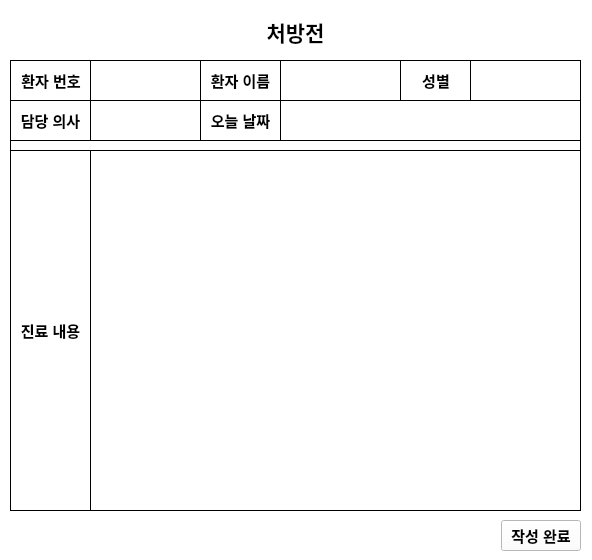
<?xml version="1.0" encoding="UTF-8"?>
<ui version="4.0">
 <class>Prescription</class>
 <widget class="QWidget" name="Prescription">
  <property name="geometry">
   <rect>
    <x>0</x>
    <y>0</y>
    <width>592</width>
    <height>560</height>
   </rect>
  </property>
  <property name="windowTitle">
   <string>Form</string>
  </property>
  <property name="styleSheet">
   <string notr="true">background-color: rgb(255, 255, 255);</string>
  </property>
  <widget class="QLabel" name="label_4">
   <property name="geometry">
    <rect>
     <x>10</x>
     <y>140</y>
     <width>571</width>
     <height>16</height>
    </rect>
   </property>
   <property name="styleSheet">
    <string notr="true">border-width: 1px;
border-style: solid;
border-radius: 0px;</string>
   </property>
   <property name="text">
    <string/>
   </property>
  </widget>
  <widget class="QWidget" name="layoutWidget">
   <property name="geometry">
    <rect>
     <x>10</x>
     <y>6</y>
     <width>571</width>
     <height>52</height>
    </rect>
   </property>
   <layout class="QGridLayout" name="gridLayout">
    <item row="2" column="0">
     <spacer name="verticalSpacer">
      <property name="orientation">
       <enum>Qt::Vertical</enum>
      </property>
      <property name="sizeType">
       <enum>QSizePolicy::Fixed</enum>
      </property>
      <property name="sizeHint" stdset="0">
       <size>
        <width>20</width>
        <height>10</height>
       </size>
      </property>
     </spacer>
    </item>
    <item row="1" column="0">
     <widget class="QLabel" name="label">
      <property name="font">
       <font>
        <pointsize>16</pointsize>
        <bold>true</bold>
       </font>
      </property>
      <property name="text">
       <string>처방전</string>
      </property>
      <property name="alignment">
       <set>Qt::AlignCenter</set>
      </property>
     </widget>
    </item>
    <item row="0" column="0">
     <spacer name="verticalSpacer_2">
      <property name="orientation">
       <enum>Qt::Vertical</enum>
      </property>
      <property name="sizeType">
       <enum>QSizePolicy::Fixed</enum>
      </property>
      <property name="sizeHint" stdset="0">
       <size>
        <width>20</width>
        <height>10</height>
       </size>
      </property>
     </spacer>
    </item>
   </layout>
  </widget>
  <widget class="QLabel" name="label_2">
   <property name="geometry">
    <rect>
     <x>10</x>
     <y>60</y>
     <width>82</width>
     <height>41</height>
    </rect>
   </property>
   <property name="font">
    <font>
     <pointsize>11</pointsize>
     <bold>true</bold>
    </font>
   </property>
   <property name="styleSheet">
    <string notr="true">border-width: 1px;
border-style: solid;
border-radius: 0px;</string>
   </property>
   <property name="text">
    <string>환자 번호</string>
   </property>
   <property name="alignment">
    <set>Qt::AlignCenter</set>
   </property>
   <property name="buddy">
    <cstring>PatientID</cstring>
   </property>
  </widget>
  <widget class="QLineEdit" name="PatientID">
   <property name="geometry">
    <rect>
     <x>90</x>
     <y>60</y>
     <width>112</width>
     <height>41</height>
    </rect>
   </property>
   <property name="font">
    <font>
     <pointsize>11</pointsize>
    </font>
   </property>
   <property name="styleSheet">
    <string notr="true">border-width: 1px;
border-style: solid;
border-radius: 0px;</string>
   </property>
   <property name="alignment">
    <set>Qt::AlignCenter</set>
   </property>
  </widget>
  <widget class="QLabel" name="label_3">
   <property name="geometry">
    <rect>
     <x>200</x>
     <y>60</y>
     <width>81</width>
     <height>41</height>
    </rect>
   </property>
   <property name="font">
    <font>
     <pointsize>11</pointsize>
     <bold>true</bold>
    </font>
   </property>
   <property name="styleSheet">
    <string notr="true">border-width: 1px;
border-style: solid;
border-radius: 0px;</string>
   </property>
   <property name="text">
    <string>환자 이름</string>
   </property>
   <property name="alignment">
    <set>Qt::AlignCenter</set>
   </property>
   <property name="buddy">
    <cstring>PatientName</cstring>
   </property>
  </widget>
  <widget class="QLineEdit" name="PatientName">
   <property name="geometry">
    <rect>
     <x>280</x>
     <y>60</y>
     <width>121</width>
     <height>41</height>
    </rect>
   </property>
   <property name="font">
    <font>
     <pointsize>11</pointsize>
    </font>
   </property>
   <property name="styleSheet">
    <string notr="true">border-width: 1px;
border-style: solid;
border-radius: 0px;</string>
   </property>
   <property name="alignment">
    <set>Qt::AlignCenter</set>
   </property>
  </widget>
  <widget class="QLabel" name="label_6">
   <property name="geometry">
    <rect>
     <x>200</x>
     <y>100</y>
     <width>81</width>
     <height>41</height>
    </rect>
   </property>
   <property name="font">
    <font>
     <pointsize>11</pointsize>
     <bold>true</bold>
    </font>
   </property>
   <property name="styleSheet">
    <string notr="true">border-width: 1px;
border-style: solid;
border-radius: 0px;</string>
   </property>
   <property name="text">
    <string>오늘 날짜</string>
   </property>
   <property name="alignment">
    <set>Qt::AlignCenter</set>
   </property>
   <property name="buddy">
    <cstring>Date</cstring>
   </property>
  </widget>
  <widget class="QLineEdit" name="Date">
   <property name="geometry">
    <rect>
     <x>280</x>
     <y>100</y>
     <width>301</width>
     <height>41</height>
    </rect>
   </property>
   <property name="font">
    <font>
     <pointsize>11</pointsize>
    </font>
   </property>
   <property name="styleSheet">
    <string notr="true">border-width: 1px;
border-style: solid;
border-radius: 0px;</string>
   </property>
   <property name="alignment">
    <set>Qt::AlignCenter</set>
   </property>
  </widget>
  <widget class="QLabel" name="label_5">
   <property name="geometry">
    <rect>
     <x>10</x>
     <y>100</y>
     <width>81</width>
     <height>41</height>
    </rect>
   </property>
   <property name="font">
    <font>
     <pointsize>11</pointsize>
     <bold>true</bold>
    </font>
   </property>
   <property name="styleSheet">
    <string notr="true">border-width: 1px;
border-style: solid;
border-radius: 0px;</string>
   </property>
   <property name="text">
    <string>담당 의사</string>
   </property>
   <property name="alignment">
    <set>Qt::AlignCenter</set>
   </property>
   <property name="buddy">
    <cstring>DoctorName</cstring>
   </property>
  </widget>
  <widget class="QLineEdit" name="DoctorName">
   <property name="geometry">
    <rect>
     <x>90</x>
     <y>100</y>
     <width>111</width>
     <height>41</height>
    </rect>
   </property>
   <property name="font">
    <font>
     <pointsize>11</pointsize>
    </font>
   </property>
   <property name="styleSheet">
    <string notr="true">border-width: 1px;
border-style: solid;
border-radius: 0px;</string>
   </property>
   <property name="alignment">
    <set>Qt::AlignCenter</set>
   </property>
  </widget>
  <widget class="QLabel" name="label_7">
   <property name="geometry">
    <rect>
     <x>10</x>
     <y>150</y>
     <width>81</width>
     <height>361</height>
    </rect>
   </property>
   <property name="font">
    <font>
     <pointsize>11</pointsize>
     <bold>true</bold>
    </font>
   </property>
   <property name="styleSheet">
    <string notr="true">border-width: 1px;
border-style: solid;
border-radius: 0px;</string>
   </property>
   <property name="text">
    <string>진료 내용</string>
   </property>
   <property name="alignment">
    <set>Qt::AlignCenter</set>
   </property>
   <property name="buddy">
    <cstring>textEdit</cstring>
   </property>
  </widget>
  <widget class="QTextEdit" name="textEdit">
   <property name="geometry">
    <rect>
     <x>90</x>
     <y>150</y>
     <width>491</width>
     <height>361</height>
    </rect>
   </property>
   <property name="font">
    <font>
     <pointsize>11</pointsize>
    </font>
   </property>
   <property name="styleSheet">
    <string notr="true">border-width: 1px;
border-style: solid;
border-radius: 0px;</string>
   </property>
  </widget>
  <widget class="QWidget" name="layoutWidget">
   <property name="geometry">
    <rect>
     <x>10</x>
     <y>520</y>
     <width>571</width>
     <height>31</height>
    </rect>
   </property>
   <layout class="QHBoxLayout" name="horizontalLayout_3">
    <item>
     <spacer name="horizontalSpacer">
      <property name="orientation">
       <enum>Qt::Horizontal</enum>
      </property>
      <property name="sizeHint" stdset="0">
       <size>
        <width>40</width>
        <height>20</height>
       </size>
      </property>
     </spacer>
    </item>
    <item>
     <widget class="QPushButton" name="Finish">
      <property name="font">
       <font>
        <pointsize>11</pointsize>
        <bold>true</bold>
       </font>
      </property>
      <property name="text">
       <string>작성 완료</string>
      </property>
     </widget>
    </item>
   </layout>
  </widget>
  <widget class="QLabel" name="label_8">
   <property name="geometry">
    <rect>
     <x>400</x>
     <y>60</y>
     <width>72</width>
     <height>41</height>
    </rect>
   </property>
   <property name="font">
    <font>
     <pointsize>11</pointsize>
     <bold>true</bold>
    </font>
   </property>
   <property name="styleSheet">
    <string notr="true">border-width: 1px;
border-style: solid;
border-radius: 0px;</string>
   </property>
   <property name="text">
    <string>성별</string>
   </property>
   <property name="alignment">
    <set>Qt::AlignCenter</set>
   </property>
   <property name="buddy">
    <cstring>PatientName</cstring>
   </property>
  </widget>
  <widget class="QLineEdit" name="PatientSex">
   <property name="geometry">
    <rect>
     <x>470</x>
     <y>60</y>
     <width>111</width>
     <height>41</height>
    </rect>
   </property>
   <property name="font">
    <font>
     <pointsize>11</pointsize>
    </font>
   </property>
   <property name="styleSheet">
    <string notr="true">border-width: 1px;
border-style: solid;
border-radius: 0px;</string>
   </property>
   <property name="alignment">
    <set>Qt::AlignCenter</set>
   </property>
  </widget>
 </widget>
 <resources/>
 <connections/>
</ui>
